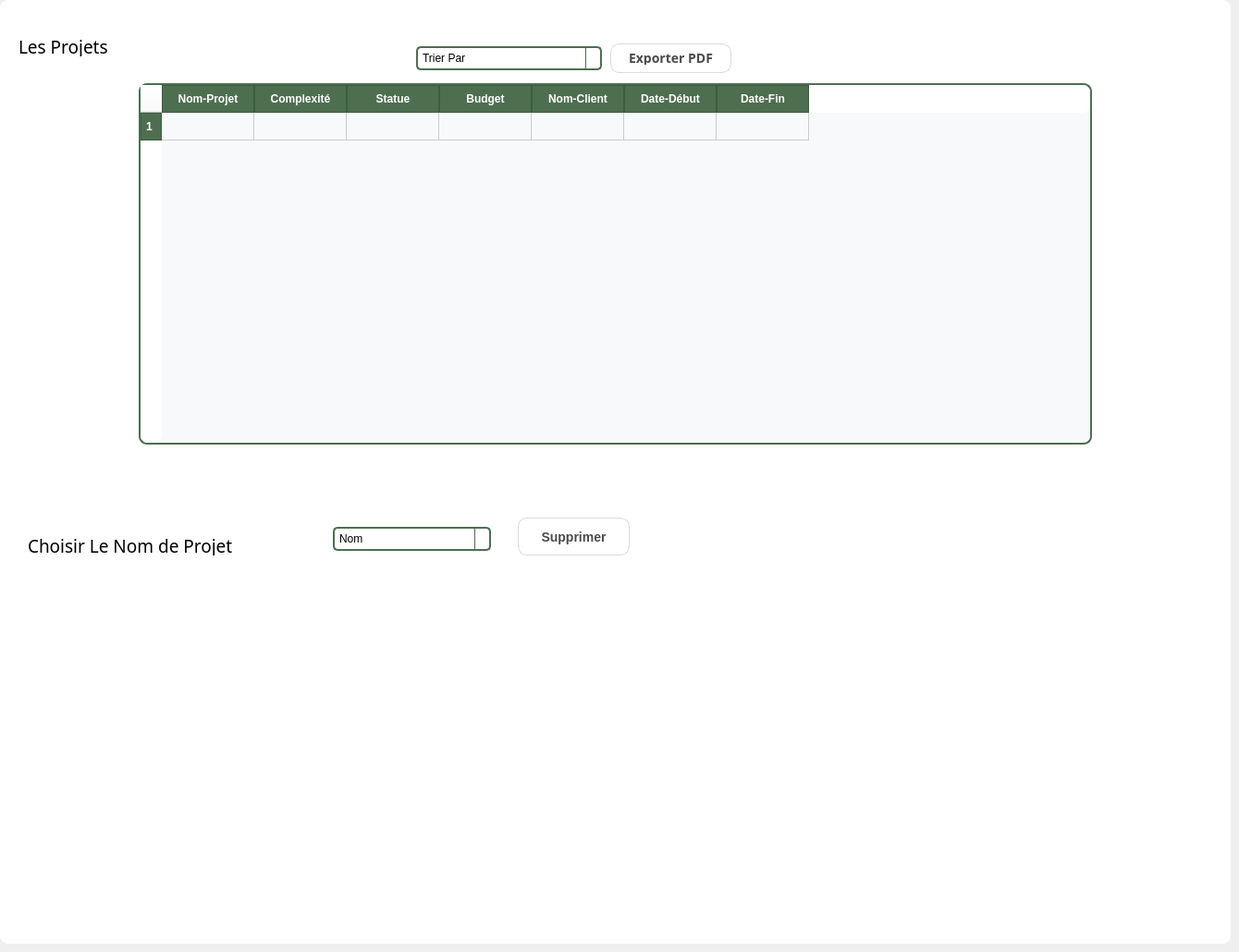
      <widget class="QWidget" name="tab">
       <attribute name="title">
        <string>Liste Des Projets</string>
       </attribute>
       <widget class="QWidget" name="widget_3" native="true">
        <property name="geometry">
         <rect>
          <x>0</x>
          <y>0</y>
          <width>1331</width>
          <height>1021</height>
         </rect>
        </property>
        <property name="styleSheet">
         <string notr="true">background-color: rgb(255, 255, 255);
border-radius:9px;</string>
        </property>
        <widget class="QTableWidget" name="tableWidget">
         <property name="geometry">
          <rect>
           <x>150</x>
           <y>90</y>
           <width>1031</width>
           <height>391</height>
          </rect>
         </property>
         <property name="styleSheet">
          <string notr="true">QTableWidget {
    background-color: #f8f9fa; /* Light gray background */
    border: 2px solid #4D6F50; /* Green border */
    gridline-color: #cccccc; /* Light gray grid lines */
    font-size: 14px;
}

QHeaderView::section {
    background-color: #4D6F50; /* Green header */
    color: white;
    padding: 5px;
    border: 1px solid #3B5D40;
    font-weight: bold;
}

QTableWidget::item {
    padding: 5px;
}

QTableWidget::item:selected {
    background-color: #A3D9A5; /* Light green selection */
    color: black;
}

QTableWidget::item:hover {
    background-color: #C8E6C9; /* Hover effect */
}

/* Alternate row colors */
QTableWidget::item:alternate {
    background-color: #E8F5E9; /* Light green */
}
</string>
         </property>
         <row/>
         <column>
          <property name="text">
           <string>Nom-Projet</string>
          </property>
         </column>
         <column>
          <property name="text">
           <string>Complexité</string>
          </property>
         </column>
         <column>
          <property name="text">
           <string>Statue</string>
          </property>
         </column>
         <column>
          <property name="text">
           <string>Budget</string>
          </property>
         </column>
         <column>
          <property name="text">
           <string>Nom-Client</string>
          </property>
         </column>
         <column>
          <property name="text">
           <string>Date-Début</string>
          </property>
         </column>
         <column>
          <property name="text">
           <string>Date-Fin</string>
          </property>
         </column>
         <item row="0" column="0">
          <property name="text">
           <string/>
          </property>
         </item>
         <item row="0" column="1">
          <property name="text">
           <string/>
          </property>
         </item>
         <item row="0" column="2">
          <property name="text">
           <string/>
          </property>
         </item>
         <item row="0" column="3">
          <property name="text">
           <string/>
          </property>
         </item>
         <item row="0" column="4">
          <property name="text">
           <string/>
          </property>
         </item>
         <item row="0" column="5">
          <property name="text">
           <string/>
          </property>
         </item>
         <item row="0" column="6">
          <property name="text">
           <string/>
          </property>
         </item>
        </widget>
        <widget class="QLabel" name="label_2">
         <property name="geometry">
          <rect>
           <x>20</x>
           <y>40</y>
           <width>131</width>
           <height>21</height>
          </rect>
         </property>
         <property name="font">
          <font>
           <family>Sitka</family>
           <pointsize>14</pointsize>
          </font>
         </property>
         <property name="text">
          <string>Les Projets</string>
         </property>
        </widget>
        <widget class="QComboBox" name="comboBox">
         <property name="geometry">
          <rect>
           <x>450</x>
           <y>50</y>
           <width>201</width>
           <height>26</height>
          </rect>
         </property>
         <property name="styleSheet">
          <string notr="true">QComboBox {
    border: 2px solid #4D6F50;
    border-radius: 5px;
    padding: 5px;
}

QComboBox::drop-down {
    subcontrol-origin: padding;
    subcontrol-position: top right;
    width: 15px;
    border-left-width: 1px;
    border-left-color: #4D6F50;
    border-left-style: solid;
    border-top-right-radius: 3px;
    border-bottom-right-radius: 3px;
}

QComboBox::down-arrow {
    image: url(down_arrow.png);
}</string>
         </property>
         <item>
          <property name="text">
           <string>Trier Par</string>
          </property>
         </item>
        </widget>
        <widget class="QComboBox" name="comboBox_2">
         <property name="geometry">
          <rect>
           <x>360</x>
           <y>570</y>
           <width>171</width>
           <height>26</height>
          </rect>
         </property>
         <property name="styleSheet">
          <string notr="true">QComboBox {
    border: 2px solid #4D6F50;
    border-radius: 5px;
    padding: 5px;
}

QComboBox::drop-down {
    subcontrol-origin: padding;
    subcontrol-position: top right;
    width: 15px;
    border-left-width: 1px;
    border-left-color: #4D6F50;
    border-left-style: solid;
    border-top-right-radius: 3px;
    border-bottom-right-radius: 3px;
}

QComboBox::down-arrow {
    image: url(down_arrow.png);
}</string>
         </property>
         <item>
          <property name="text">
           <string>Nom</string>
          </property>
         </item>
        </widget>
        <widget class="QLabel" name="label_35">
         <property name="geometry">
          <rect>
           <x>30</x>
           <y>580</y>
           <width>301</width>
           <height>21</height>
          </rect>
         </property>
         <property name="font">
          <font>
           <family>Sitka</family>
           <pointsize>14</pointsize>
          </font>
         </property>
         <property name="text">
          <string>Choisir Le Nom de Projet</string>
         </property>
        </widget>
        <widget class="QPushButton" name="pushButton_supprimer">
         <property name="geometry">
          <rect>
           <x>560</x>
           <y>560</y>
           <width>121</width>
           <height>41</height>
          </rect>
         </property>
         <property name="styleSheet">
          <string notr="true">QPushButton {
    background: qlineargradient(spread:pad, x1:0, y1:0, x2:1, y2:1,
                                stop:0 rgba(193, 179, 255, 200), 
                                stop:1 rgba(255, 228, 196, 200));
    color: #4A4A4A;
    border-radius: 10px;
    border: 1px solid rgba(74, 74, 74, 50);
    padding: 8px 15px;
    font-size: 14px;
    font-weight: bold;
}

QPushButton:hover {
    background: qlineargradient(spread:pad, x1:0, y1:0, x2:1, y2:1,
                                stop:0 rgba(170, 153, 255, 200), 
                                stop:1 rgba(255, 204, 153, 200));
    color: black;
}

QPushButton:pressed {
    background: rgba(193, 179, 255, 180);
}
</string>
         </property>
         <property name="text">
          <string>Supprimer</string>
         </property>
        </widget>
        <widget class="QPushButton" name="pushButton_annuler">
         <property name="geometry">
          <rect>
           <x>660</x>
           <y>47</y>
           <width>131</width>
           <height>32</height>
          </rect>
         </property>
         <property name="font">
          <font>
           <family>Sitka</family>
           <pointsize>-1</pointsize>
           <bold>true</bold>
          </font>
         </property>
         <property name="styleSheet">
          <string notr="true">QPushButton {
    background: qlineargradient(spread:pad, x1:0, y1:0, x2:1, y2:1,
                                stop:0 rgba(193, 179, 255, 200), 
                                stop:1 rgba(255, 228, 196, 200));
    color: #4A4A4A;
    border-radius: 10px;
    border: 1px solid rgba(74, 74, 74, 50);
    padding: 8px 15px;
    font-size: 14px;
    font-weight: bold;
}

QPushButton:hover {
    background: qlineargradient(spread:pad, x1:0, y1:0, x2:1, y2:1,
                                stop:0 rgba(170, 153, 255, 200), 
                                stop:1 rgba(255, 204, 153, 200));
    color: black;
}

QPushButton:pressed {
    background: rgba(193, 179, 255, 180);
}
</string>
         </property>
         <property name="text">
          <string>Exporter PDF</string>
         </property>
        </widget>
       </widget>
      </widget>
